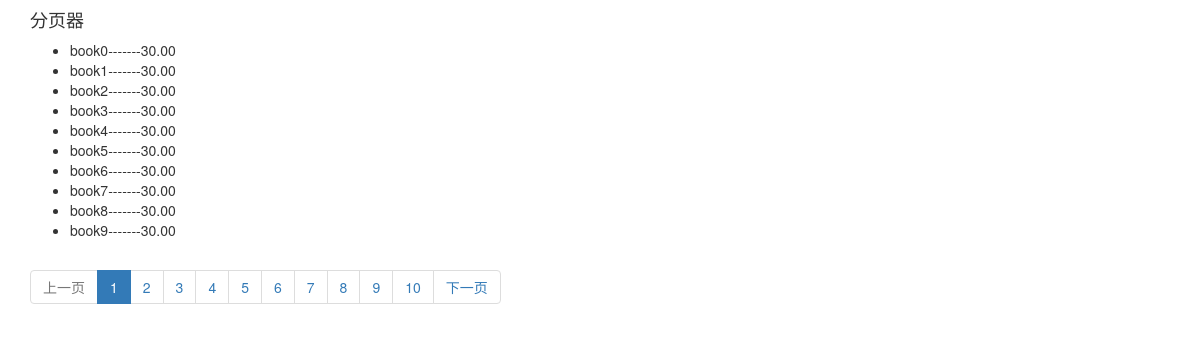
The app's page /index/ with its own data.
### app01/models.py (models this page shows, shortened)
class Book(models.Model):   # 必须要继承的
    id = models.AutoField(primary_key=True)
    title = models.CharField(max_length=32)
    publishData = models.DateField()    # 出版日期
    authorlist = models.ManyToManyField(to="Author")
    price = models.DecimalField(max_digits=5, decimal_places=2)     # 一共5位，保留两位小数
    publish = models.ForeignKey(to="Publish", to_field="id", on_delete=models.CASCADE)

### app01/views.py (the view)
# urls.py: url(r'^index/$', views.index)
def index(request):
    book_list = Book.objects.all()
    paginator = Paginator(book_list, 10)
    page = request.GET.get('page', 1)
    currentPage = int(page)
    try:
       print(page)
       book_list = paginator.page(page)
    except PageNotAnInteger:
       book_list = paginator.page(paginator.num_pages)
    return render(request, "index.html", {"book_list": book_list, "paginator": paginator, "currentPage": currentPage})

### templates/index.html (shortened to what this page needs)
<!DOCTYPE html>
<html lang="en">
<head>
    <link rel="stylesheet" href="https://cdn.bootcss.com/bootstrap/3.3.7/css/bootstrap.min.css"
>
</head>
<body>
<div class="container">
    <h4>分页器</h4>
    <ul>
        {% for book in book_list %}
            <li>{{ book.title }}-------{{ book.price }}</li>
        {% endfor %}
    </ul>
    <ul class="pagination" id = "pager">
        {% if book_list.has_previous %}
            <li class="previous"><a href="/index/?page={{ book_list.previous_page_number }}">上一页</a> </li>
        {% else %}
            <li class="previous disabled"><a href="#">上一页</a> </li>
        {% endif %}
    {% for num in paginator.page_range %}
        {%  if num == currentPage %}
            <li class="item active"><a href="/index/?page={{ num }}">{{ num }}</a> </li>
        {% else %}
        <li class="item"><a href="/index/?page={{ num }}">{{ num }}</a> </li>
        {% endif %}
    {% endfor %}
    {% if book_list.has_next %}
        <li class="next"><a href="/index/?page={{ book_list.next_page_number }}">下一页</a> </li>
    {% else %}
        <li class="next disabled"><a href="#">下一页</a> </li>
    {% endif %}
    </ul>
</div>
</body>
</html>

### records on screen
Book: title "book0", price "30.00"
Book: title "book1", price "30.00"
Book: title "book2", price "30.00"
Book: title "book3", price "30.00"
Book: title "book4", price "30.00"
Book: title "book5", price "30.00"
Book: title "book6", price "30.00"
Book: title "book7", price "30.00"
Book: title "book8", price "30.00"
Book: title "book9", price "30.00"

### other values on screen
{{ num }} "1"
{{ num }} "2" "3" "4" "5" "6" "7" "8" "9" "10"
